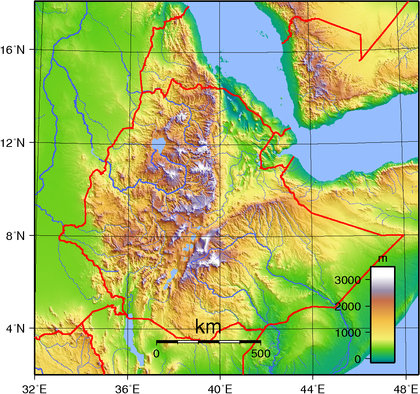
#> input picture Projet-Eau/carte_ele_color.png, 420 x 394 px, found by its file name
$ python test_ellen.py
#> lines starting #> are read from the running program, lines starting #| are printed output that depends on the picture
import cv2
import numpy as np

######## Mettre l'image en gris et stocker les valeurs des pixels dans une liste

image_elevation = cv2.imread('C:\\Users\\ellen\\Documents\\UTC\\TC03\\SY10\\projet_sy10\\SY10\\carte_ele_color.png')
#> image_elevation is the input picture: shape (394, 420, 3); mean B, G, R 116.5, 190.2, 172.9

image_gray = cv2.cvtColor(image_elevation, cv2.COLOR_BGR2GRAY)
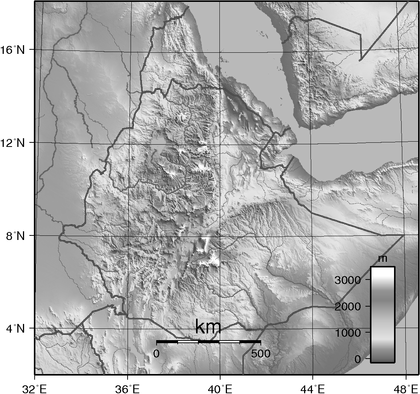
#> image_gray: shape (394, 420); min 0, max 255, mean 176.6

cv2.imshow('Original image',image_elevation)
cv2.imshow('Gray image', image_gray)

values = []

for i in range (image_gray.shape[0]):
    for j in range (image_gray.shape[1]):
        values.append(image_gray[i][j])
#> after the loop, values = 165480 items

print ("Values",values)
#> (printed output is left out)

cv2.waitKey(0)
cv2.destroyAllWindows()
